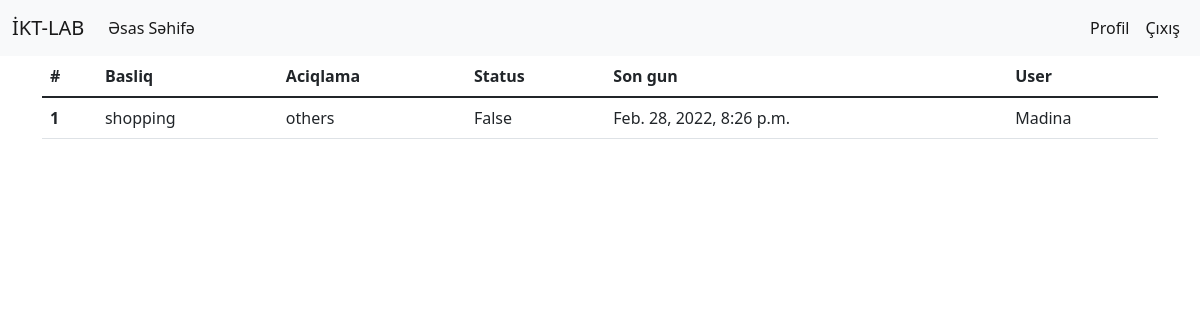
The app's page /todos/detail/1 (signed in) with its own data.
### to_do_app/models.py (models this page shows, shortened)
class ToDo(models.Model):
    title = models.CharField(max_length=50, verbose_name = 'Başlıq')
    description = models.TextField(max_length=255, verbose_name = 'Məzmun')
    status = models.BooleanField(default = False)
    finishdate = models.DateTimeField(null=True, blank=True, verbose_name = 'son gün')
    user = models.ForeignKey("auth.User" , on_delete=models.CASCADE, verbose_name = 'İstifadəçi')
    class Meta:
        ordering = ['status']

### to_do_app/views.py (the view)
# urls.py: path('detail/<int:id>', views.detail, name="detail"),
@login_required(login_url='user:login')
def detail(request,id):
    todo = ToDo.objects.filter(id = id).first()
    context = {
        'todo': todo,
    }
    return render(request, 'detail.html',context)

### templates/detail.html
{% extends "layout.html" %}
{% block body %}
<table class="table">
    <thead>
      <tr>
        <th scope="col">#</th>
        <th scope="col">Basliq</th>
        <th scope="col">Aciqlama</th>
        <th scope="col">Status</th>
        <th scope="col">Son gun</th>
        <th scope="col">User</th>
      </tr>
    </thead>
    <tbody>
      <tr>
        <th scope="row">
          {{todo.id}}
        </th>
        <td >
            {{todo.title}}
        </td>
        <td >
          {{todo.description}}
        </td>
        <td>
          {{todo.status}}
        </td>
        <td>
            {{todo.finishdate}}
        </td>
        <td>
          {{todo.user}}
        </td>
      </tr>
    </tbody>
  </table>
{% endblock body %}

### records on screen
ToDo: id "1", title "shopping", description "others", status "False", finishdate "Feb. 28, 2022, 8:26 p.m.", user "Madina"
